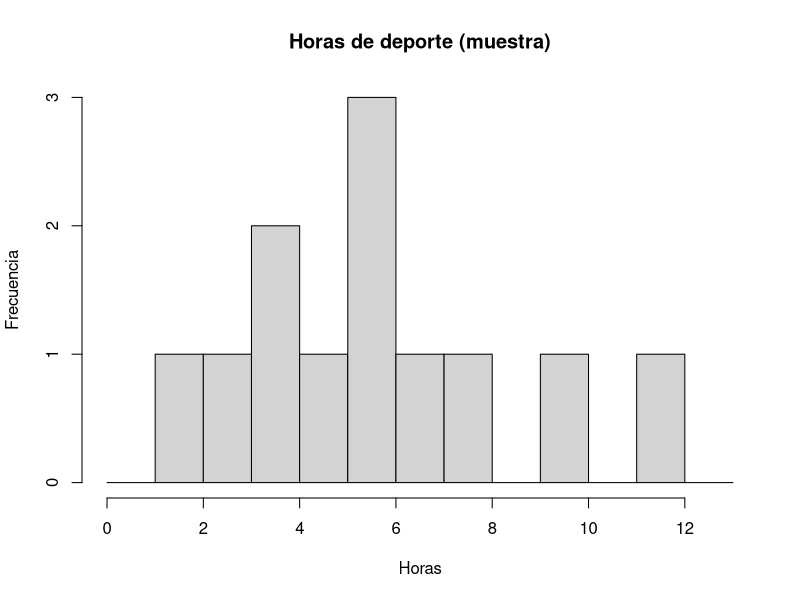
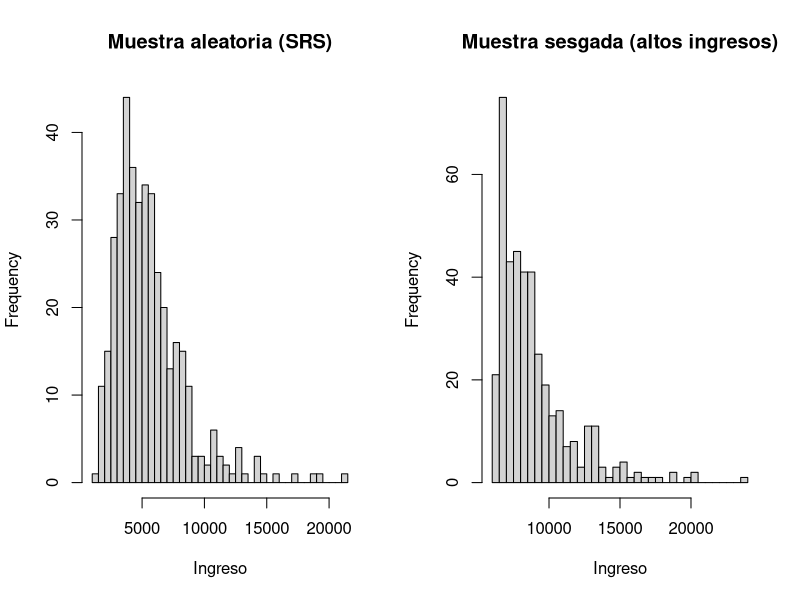

Here is the R script that generated these plots, in order:
## ---- chunk 1
knitr::opts_chunk$set(
  echo = TRUE,
  message = FALSE,
  warning = FALSE
)
set.seed(123)  # reproducibilidad
## ---- chunk 2
x <- c(2, 3, 4, 4, 5, 6, 6, 6, 7, 8, 10, 12)
x
length(x)

## ---- chunk 3
mean(x)
median(x)

## ---- chunk 4

mode_stat <- function(v) {
  tab <- table(v)
  maxf <- max(tab)
  modes <- as.numeric(names(tab)[tab == maxf])
  if (maxf == 1) return(NA_real_)  # no hay moda única
  modes
}

mode_stat(x)
table(x)


## ---- chunk 5

hist(x, breaks = seq(0, 13, by = 1), main = "Horas de deporte (muestra)", xlab = "Horas", ylab = "Frecuencia")

## ---- chunk 6

x_out <- c(2, 3, 4, 4, 5, 6, 6, 6, 7, 8, 10, 30)

c(
  mean_original = mean(x),
  median_original = median(x),
  mean_outlier = mean(x_out),
  median_outlier = median(x_out)
)
## ---- chunk 7

var(x)   # varianza muestral (divide por n-1)
sd(x)    # desviación estándar (raíz de la varianza)



## ---- chunk 8
cv <- sd(x) / mean(x)
cv
## ---- chunk 9
futbol <- c(5, 6, 7, 7, 8, 9)
yoga   <- c(1, 2, 2, 4, 6, 6)

data.frame(
  grupo = c("Fútbol", "Yoga"),
  media = c(mean(futbol), mean(yoga)),
  sd    = c(sd(futbol), sd(yoga)),
  cv    = c(sd(futbol)/mean(futbol), sd(yoga)/mean(yoga))
)



## ---- chunk 10

quantile(x, probs = c(.25, .5, .75, .9))


## ---- chunk 11

N <- 100000
poblacion <- data.frame(
  id = 1:N,
  ingreso = rlnorm(N, meanlog = 8.5, sdlog = 0.5)
)

# Parámetros poblacionales (en la vida real: desconocidos)
mu_pop  <- mean(poblacion$ingreso)
sd_pop  <- sd(poblacion$ingreso)
p90_pop <- quantile(poblacion$ingreso, .9)

c(mu_pop = mu_pop, sd_pop = sd_pop, p90_pop = p90_pop)


## ---- chunk 12
n <- 400
muestra_srs <- poblacion[sample(1:N, n), ]

c(
  mean_srs = mean(muestra_srs$ingreso),
  sd_srs   = sd(muestra_srs$ingreso),
  p90_srs  = quantile(muestra_srs$ingreso, .9)
)



## ---- chunk 13

umbral <- quantile(poblacion$ingreso, 0.70)
umbral
poblacion_alta <- subset(poblacion, ingreso >= umbral)

muestra_sesgada <- poblacion_alta[sample(1:nrow(poblacion_alta), n), ]

c(
  mean_pop     = mu_pop,
  mean_srs     = mean(muestra_srs$ingreso),
  mean_sesgada = mean(muestra_sesgada$ingreso)
)


## ---- chunk 14
par(mfrow = c(1, 2))
hist(muestra_srs$ingreso, breaks = 30, main = "Muestra aleatoria (SRS)", xlab = "Ingreso")
hist(muestra_sesgada$ingreso, breaks = 30, main = "Muestra sesgada (altos ingresos)", xlab = "Ingreso")
par(mfrow = c(1, 1))
